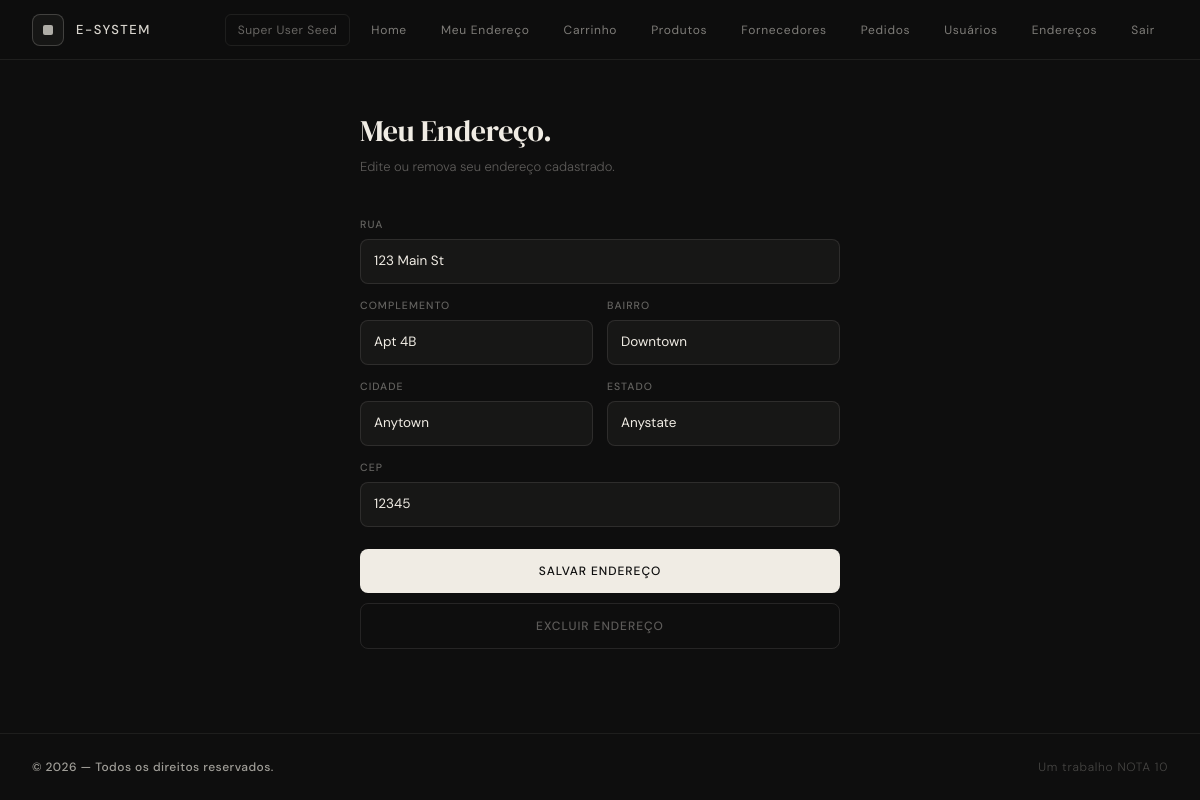
Page /address.php (signed in) on the committed database.
### tables this page shows
CREATE TABLE IF NOT EXISTS users (
    id INT AUTO_INCREMENT PRIMARY KEY,
    name VARCHAR(150) NOT NULL,
    phone VARCHAR(50) NOT NULL,
    email VARCHAR(255) NOT NULL UNIQUE,
    password VARCHAR(255) NOT NULL,
    address_id INT,
    role ENUM('cliente','admin','superuser') NOT NULL DEFAULT 'cliente',
    created_at TIMESTAMP DEFAULT CURRENT_TIMESTAMP,
    FOREIGN KEY (address_id) REFERENCES addresses(id)
);

CREATE TABLE IF NOT EXISTS addresses (
    id INT AUTO_INCREMENT PRIMARY KEY,
    street VARCHAR(255) NOT NULL,
    complement VARCHAR(255),
    city VARCHAR(100) NOT NULL,
    state VARCHAR(100) NOT NULL,
    neighborhood VARCHAR(100) NOT NULL,
    zip_code VARCHAR(20) NOT NULL
);

### src/services/SessionsService.php (called while the page is built, shortened)
<?php
class SessionManager {
    public function currentUser(): ?array {
        return $_SESSION['user'] ?? null;
    }
}

### src/dao/UserDAO.php (called while the page is built, shortened)
<?php
require_once __DIR__ . '/../connection/db.php';
class UserDAO {
    private PDO $db;
    public function __construct() {
        $this->db = Connection::getInstance();
    }
    public function findById(int $id): ?User {
        $stmt = $this->db->prepare(
            'SELECT u.*, CONCAT_WS(", ", a.street, a.complement, a.neighborhood, a.city, a.state, a.zip_code) AS address
             FROM users u
             LEFT JOIN addresses a ON a.id = u.address_id
             WHERE u.id = :id'
        );
        $stmt->execute([':id' => $id]);
        $data = $stmt->fetch(PDO::FETCH_ASSOC);
        return $data ? User::fromArray($data) : null;
    }
}

### src/connection/db.php (called while the page is built, shortened)
<?php
class Connection {
    private static $instance = null;
    private function __construct() {
        $host = 'db';
        $db = 'testdb';
        $user = 'root';
        $pass = 'root';
        try {
            $this->conn = new PDO("mysql:host=$host;dbname=$db;charset=utf8mb4", $user, $pass);
        } catch (PDOException $e) {
            die("Erro de conexão: " . $e->getMessage());
        }
    }
     public static function getInstance(): PDO {
        if (self::$instance === null) {
            $obj = new Connection();
            self::$instance = $obj->conn;
        }
        return self::$instance;
    }
}

### src/dao/AddressDAO.php (called while the page is built, shortened)
<?php
require_once __DIR__ . '/../connection/db.php';
require_once __DIR__ . '/../models/Address.php';
class AddressDAO {
    private PDO $db;
    public function __construct() {
        $this->db = Connection::getInstance();
    }
    public function findByUserId(int $userId): ?array {
        $stmt = $this->db->prepare(
            'SELECT a.*, u.address_id FROM users u LEFT JOIN addresses a ON a.id = u.address_id WHERE u.id = :userId'
        );
        $stmt->execute([':userId' => $userId]);
        $data = $stmt->fetch(PDO::FETCH_ASSOC);
        return [
            'address' => Address::fromArray($data),
            'address_id' => isset($data['address_id']) ? (int)$data['address_id'] : null,
        ];
    }
}

### src/models/Address.php (called while the page is built, shortened)
<?php
class Address {
    private string $street;
    private ?string $complement;
    private string $city;
    private string $state;
    private string $neighborhood;
    private string $zipCode;
    public function __construct(?int $id, string $street, ?string $complement, string $city, string $state, string $neighborhood, string $zipCode) {
        $this->street = $street;
        $this->complement = $complement;
        $this->city = $city;
        $this->state = $state;
        $this->neighborhood = $neighborhood;
        $this->zipCode = $zipCode;
    }
    public static function fromArray(array $data): Address {
        return new self(
            isset($data['id']) ? (int)$data['id'] : null,
            $data['street'] ?? '',
            $data['complement'] ?? null,
            $data['city'] ?? '',
            $data['state'] ?? '',
            $data['neighborhood'] ?? '',
            $data['zip_code'] ?? ''
        );
    }
    public function getStreet(): string {
        return $this->street;
    }
    public function getComplement(): ?string {
        return $this->complement;
    }
    public function getCity(): string {
        return $this->city;
    }
    public function getState(): string {
        return $this->state;
    }
    public function getNeighborhood(): string {
        return $this->neighborhood;
    }
    public function getZipCode(): string {
        return $this->zipCode;
    }
}

### src/address.php (the view, shortened to what this page needs)
<?php
require_once 'services/SessionsService.php';
require_once 'dao/UserDAO.php';
require_once 'dao/AddressDAO.php';
require_once 'models/Address.php';
$session = new SessionManager();
$userSession = $session->currentUser();
$userDAO = new UserDAO();
$addressDAO = new AddressDAO();
$currentUser = $userDAO->findById($userSession['id']);
$addressData = $addressDAO->findByUserId($userSession['id']);
$address = $addressData['address'];
$addressId = $addressData['address_id'];
include 'partials/header.php'; ?>
<main class="flex-grow flex justify-center px-6 py-12">
  <div style="width:100%;max-width:480px">
    <h1 style="font-family:'DM Serif Display',serif;font-size:30px;font-weight:400;letter-spacing:-0.01em;margin:0 0 4px">Meu Endereço.</h1>
    <p style="font-size:13px;font-weight:300;color:rgba(240,236,228,0.35);margin:0 0 2.5rem">
      <?= $addressId !== null ? 'Edite ou remova seu endereço cadastrado.' : 'Cadastre seu endereço de entrega.' ?>
    </p>
    <?php
      $inputStyle = "background:rgba(240,236,228,0.04);border:1px solid rgba(240,236,228,0.1);border-radius:8px;padding:11px 13px;font-size:13.5px;font-family:'DM Sans',sans-serif;color:#f0ece4;outline:none;width:100%;box-sizing:border-box";
      $labelStyle = "font-size:10.5px;font-weight:500;letter-spacing:0.1em;text-transform:uppercase;color:rgba(240,236,228,0.38);display:block;margin-bottom:7px";
    ?>
    <form method="post" style="display:flex;flex-direction:column;gap:14px">
      <label style="display:flex;flex-direction:column">
        <span style="<?= $labelStyle ?>">Rua</span>
        <input type="text" name="street"
          value="<?= htmlspecialchars($address?->getStreet() ?? ($_POST['street'] ?? '')) ?>"
          placeholder="Nome da rua" style="<?= $inputStyle ?>" required>
      </label>
      <div style="display:grid;grid-template-columns:1fr 1fr;gap:14px">
        <label style="display:flex;flex-direction:column">
          <span style="<?= $labelStyle ?>">Complemento</span>
          <input type="text" name="complement"
            value="<?= htmlspecialchars($address?->getComplement() ?? ($_POST['complement'] ?? '')) ?>"
            placeholder="Apto, bloco..." style="<?= $inputStyle ?>">
        </label>
        <label style="display:flex;flex-direction:column">
          <span style="<?= $labelStyle ?>">Bairro</span>
          <input type="text" name="neighborhood"
            value="<?= htmlspecialchars($address?->getNeighborhood() ?? ($_POST['neighborhood'] ?? '')) ?>"
            placeholder="Seu bairro" style="<?= $inputStyle ?>" required>
        </label>
        <label style="display:flex;flex-direction:column">
          <span style="<?= $labelStyle ?>">Cidade</span>
          <input type="text" name="city"
            value="<?= htmlspecialchars($address?->getCity() ?? ($_POST['city'] ?? '')) ?>"
            placeholder="Sua cidade" style="<?= $inputStyle ?>" required>
        </label>
        <label style="display:flex;flex-direction:column">
          <span style="<?= $labelStyle ?>">Estado</span>
          <input type="text" name="state"
            value="<?= htmlspecialchars($address?->getState() ?? ($_POST['state'] ?? '')) ?>"
            placeholder="UF" style="<?= $inputStyle ?>" required>
        </label>
      </div>
      <label style="display:flex;flex-direction:column">
        <span style="<?= $labelStyle ?>">CEP</span>
        <input type="text" name="zip_code"
          value="<?= htmlspecialchars($address?->getZipCode() ?? ($_POST['zip_code'] ?? '')) ?>"
          placeholder="00000-000" style="<?= $inputStyle ?>" required>
      </label>
      <div style="display:flex;flex-direction:column;gap:10px;margin-top:8px">
        <button type="submit"
          style="width:100%;padding:13px;background:#f0ece4;color:#0e0e0e;border:none;border-radius:8px;font-size:12px;font-weight:500;font-family:'DM Sans',sans-serif;letter-spacing:0.08em;text-transform:uppercase;cursor:pointer;transition:opacity 0.2s"
          onmouseover="this.style.opacity='0.88'" onmouseout="this.style.opacity='1'">
          Salvar Endereço
        </button>
        <?php if ($addressId !== null): ?>
          <button type="submit" name="delete" value="1"
            style="width:100%;padding:13px;background:transparent;color:rgba(240,236,228,0.35);border:1px solid rgba(240,236,228,0.1);border-radius:8px;font-size:12px;font-weight:500;font-family:'DM Sans',sans-serif;letter-spacing:0.08em;text-transform:uppercase;cursor:pointer;transition:all 0.2s"
            onmouseover="this.style.borderColor='rgba(226,75,74,0.4)';this.style.color='#f09595';this.style.background='rgba(226,75,74,0.06)'"
            onmouseout="this.style.borderColor='rgba(240,236,228,0.1)';this.style.color='rgba(240,236,228,0.35)';this.style.background='transparent'">
            Excluir Endereço
          </button>
        <?php endif ?>
      </div>
    </form>
  </div>
</main>
 <?php include 'partials/footer.php';

### src/partials/header.php (shortened to what this page needs)
<?php
require_once __DIR__ . '/../services/SessionsService.php';
$session = new SessionManager();
$user = $session->currentUser();
?>
<!DOCTYPE html>
<html lang="pt-BR">
<head>
  <script src="https://cdn.jsdelivr.net/npm/@tailwindcss/browser@4"></script>
</head>
<body class="min-h-screen flex flex-col">
<header style="border-bottom:1px solid rgba(240,236,228,0.08); background:rgba(14,14,14,0.97); height:60px;"
        class="sticky top-0 z-50 flex items-center justify-between px-8">
  <a href="index.php" class="flex items-center gap-3 no-underline" style="color:var(--cream)">
    <div style="width:32px;height:32px;border:1px solid rgba(240,236,228,0.2);border-radius:8px;background:rgba(240,236,228,0.04);display:flex;align-items:center;justify-content:center;">
      <div style="width:10px;height:10px;background:var(--cream);border-radius:2px;opacity:0.7;"></div>
    </div>
    <span style="font-size:13px;font-weight:500;letter-spacing:0.12em;text-transform:uppercase;opacity:0.9">E-System</span>
  </a>
  <nav class="flex items-center gap-2">
    <?php if ($user): ?>
      <span style="font-size:12px;color:rgba(240,236,228,0.4);padding:6px 12px;border:1px solid rgba(240,236,228,0.08);border-radius:6px;letter-spacing:0.04em">
        <?= htmlspecialchars($user['name']) ?>
      </span>
      <?php
      $cartCount = array_sum(array_column($_SESSION['cart'] ?? [], 'quantity'));
      $links = [['index.php','Home'],['address.php','Meu Endereço']];
      if ($session->hasRole(['cliente', 'admin', 'superuser'])):
        $links[] = ['cart.php', $cartCount > 0 ? "Carrinho ({$cartCount})" : 'Carrinho'];
      endif;
      if ($session->hasRole(['superuser', 'admin'])):
        $links[] = ['products.php','Produtos'];
        $links[] = ['suppliers.php','Fornecedores'];
        $links[] = ['orders.php','Pedidos'];
      endif;
      if ($session->hasRole(['superuser'])):
        $links[] = ['create_admin.php','Usuários'];
        $links[] = ['addresses.php','Endereços'];
      endif;
      $links[] = ['logout.php','Sair'];
      foreach ($links as [$href, $label]):
      ?>
        <a href="<?= $href ?>" style="font-size:12px;font-weight:400;letter-spacing:0.06em;color:rgba(240,236,228,0.5);text-decoration:none;padding:6px 12px;border-radius:6px;border:1px solid transparent;transition:all 0.2s;"
           onmouseover="this.style.color='#f0ece4';this.style.borderColor='rgba(240,236,228,0.12)';this.style.background='rgba(240,236,228,0.04)'"
           onmouseout="this.style.color='rgba(240,236,228,0.5)';this.style.borderColor='transparent';this.style.background='transparent'">
          <?= $label ?>
        </a>
      <?php endforeach ?>
    <?php else: ?>
      <a href="login.php"    style="...mesmo estilo...">Entrar</a>
      <a href="register.php" style="...mesmo estilo...">Cadastrar</a>
    <?php endif ?>
  </nav>
</header>

### src/partials/header.php (style rules this page uses)
:root { --cream: #f0ece4; --bg: #0e0e0e; --border: rgba(240,236,228,0.1); --muted: rgba(240,236,228,0.38); }
body { font-family: 'DM Sans', sans-serif; background: var(--bg); color: var(--cream); }

### rows in the picture
users: name "Super User Seed", street "123 Main St", complement "Apt 4B", neighborhood "Downtown", city "Anytown", state "Anystate", zip_code "12345"

### other values in the picture
$label "Home"
$label "Meu Endereço"
$label "Carrinho"
$label "Produtos"
$label "Fornecedores"
$label "Pedidos"
$label "Usuários"
$label "Endereços"
$label "Sair"
